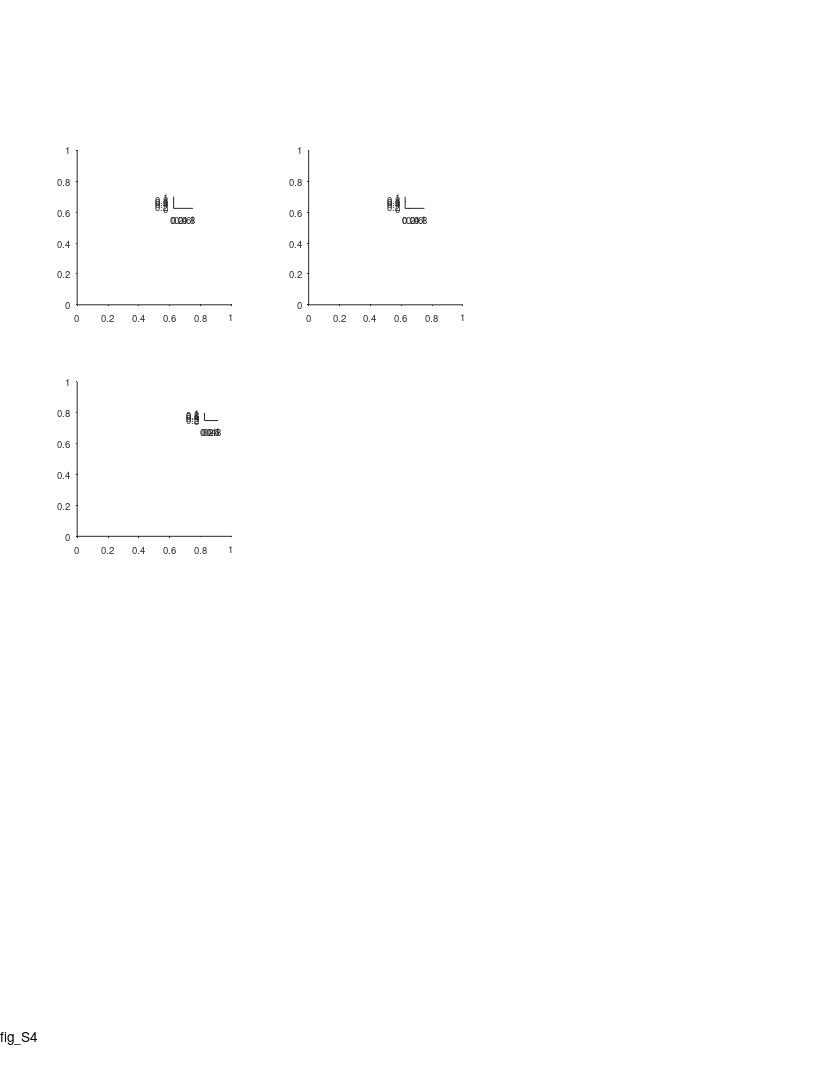

This chart was generated by the following MATLAB code: (Note: this script raises an error after producing the figure.)
%% Large Scale - supp fig - comparing the two arms

%%
clear 
clc

%% plotting options
% yscale_opt = 'linear';
yscale_opt = 'log';

%% define output files
res_dir = 'L:\paper_figures';
mkdir(res_dir)
fig_name_str = 'fig_S4';
fig_caption_str = 'compare firing patterns between the two arms (long vs. short)';
log_name_str = [fig_name_str '_log_file' '.txt'];
log_name_str = strrep(log_name_str , ':', '-');
log_name_str = strrep(log_name_str , ' ', '_');
log_name_out = fullfile(res_dir, log_name_str);

%% open log file
diary off
diary(log_name_out)
diary on
disp('Log file');
disp(['created: ', datestr(clock)]);
disp('======================================================');
disp([fig_name_str ':' fig_caption_str]);
disp('======================================================');
disp('');

%% create figure
% =========================================================================
% figure_size_cm = [21.0 29.7]; % ~A4
figure_size_cm = [21.6 27.9]; % ~US letter
figure ;
% Some WYSIWYG options:
set(gcf,'DefaultAxesFontSize',7);
set(gcf,'DefaultAxesFontName','helvetica');
set(gcf,'DefaultAxesUnits','centimeters');
set(gcf,'PaperType','usletter')
% set(gcf,'PaperType','<custom>');
set(gcf,'PaperUnits','centimeters','PaperPosition',[0 0 figure_size_cm]);
set(gcf,'PaperOrientation','portrait');
set(gcf,'Units','centimeters','Position',get(gcf,'paperPosition')+[0 0 0 0]); % position on screen...
set(gcf, 'Renderer', 'painters');
set(groot, 'defaultAxesTickDir', 'out');
set(groot,  'defaultAxesTickDirMode', 'manual');
annotation('textbox', [0.5 1 0 0], 'String',fig_name_str, 'HorizontalAlignment','center','Interpreter','none', 'FitBoxToText','on');
pause(0.2); % workaround to solve matlab automatically changing the axes positions...

% create panels
panels_size = [4 4];
panel_A(1) = axes('position', [ 2   20 panels_size]);
panel_A(2) = axes('position', [ 8   20 panels_size]);
panel_B(1) = axes('position', [ 2   14 panels_size]);
panel_B(2) = axes('position', [ 5.3 17 0.35 0.2]);
panel_A_legend(1) = axes('position', [ 4.5 22.5 0.5 0.3]);
panel_A_legend(2) = axes('position', [10.5 22.5 0.5 0.3]);

%% load population data
% =========================================================================
prm = PARAMS_GetAll();
cells_t = DS_get_cells_summary();
bats = [79,148,34,9861,2289];
cells_t(~ismember(cells_t.bat, bats ),:) = [];
cells = cellfun(@(c)(cell_load_data(c,'details')), cells_t.cell_ID, 'UniformOutput',0);
cells = [cells{:}];
cells = [cells.details];
cells(~contains({cells.brain_area}, 'CA1')) = [];
cells(~ismember([cells.ClusterQuality], [2])) = [];
cells = cellfun(@(c)(cell_load_data(c,'details','meanFR')), {cells.cell_ID}, 'UniformOutput',0);
cells = [cells{:}];
cells_details = [cells.details];
cells_ID = {cells_details.cell_ID};
meanFR = [cells.meanFR];
cells_ID([meanFR.all]>prm.inclusion.interneuron_FR_thr)=[];
clear cells stats cells_details cells_t
cells = cellfun(@(c)(cell_load_data(c,'details','stats','meanFR','stats','inclusion','signif','fields','FR_map','Ipos')), cells_ID, 'UniformOutput',0);
cells = [cells{:}];
whos cells

%% load LM data
exp_ID = 'b2289_d180615';
exp = exp_load_data(exp_ID,'LM');
LM = exp.LM;
% LM( contains({LM.name},{'ball','enter'}) ) = [];
turn_point_LM = LM( contains({LM.name},{'turn-point'}) );

%% panel A - compare fields size between short/long arms
% arrange data
fields_size = builtin('cell',length(cells),2);
for ii_dir = 1:2
    for ii_cell = 1:length(cells)
        cell = cells(ii_cell);
        if ~cell.signif(ii_dir).TF % check signif per direction
            continue;
        end
        fields = cell.fields{ii_dir};
        fields([fields.in_low_speed_area]) = []; % remove fields in low speed area
        pos = [fields.loc];
        width = [fields.width_prc];
        pos_thr = turn_point_LM.pos_proj;
        IX1 = pos <  pos_thr;
        IX2 = pos >= pos_thr;
        fields_size{ii_cell,ii_dir,1} = width(IX1);
        fields_size{ii_cell,ii_dir,2} = width(IX2);
    end
end
nFields = cellfun(@length, fields_size);
nFields(nFields==0) = nan;

% plot
% figure
for ii_dir = 1:2
    axes(panel_A(ii_dir));
%     subplot(1,2,ii_dir)
    cla
    hold on
    
    x1 = [fields_size{:,ii_dir,1}];
    x2 = [fields_size{:,ii_dir,2}];
    
    c = prm.graphics.colors.flight_directions{ii_dir};
    nBins = 15;
    h1 = histogram( x1 );
    h1.NumBins = nBins;
    h1.Normalization = 'pdf';
    h1.DisplayStyle = 'stairs';
    h1.EdgeColor = c;
    h1.LineWidth = 2; % long arm
    h2 = histogram( x2 );
    h2.NumBins = nBins;
    h2.Normalization = 'pdf';
    h2.DisplayStyle = 'stairs';
    h2.EdgeColor = c;
    h2.LineWidth = 1; % short arm
    [H,P_KS,KSSTAT] = kstest2(x1,x2);
    text(1,1,sprintf('P_{KS} = %.2f',P_KS),'Units','normalized','HorizontalAlignment','right','VerticalAlignment','top','FontSize',7);
    P_ranksum = ranksum(x1,x2);
%     text(1,0.9,sprintf('P_{Wilc}=%.2f',P_ranksum),'Units','normalized','HorizontalAlignment','right','VerticalAlignment','top','FontSize',7);
    ha=gca;
    ha.YLim(1) = 6e-4;
    ha.YScale = yscale_opt;
    ha.XRuler.TickLabelGapOffset = -1;
    ha.TickLength = [0.03 0.03];
%     title("dir "+ii_dir);
    xlabel('Field size (m)', 'Units','normalized','Position',[0.5 -0.12]);
    ylabel('Probability', 'Units','normalized','Position',[-0.20 0.5]);
end
axes(panel_A(1));
text(-0.3,1.15, 'A', 'Units','normalized','FontWeight','bold');

%% add direction arrows
arrow_vec = 0.025*[-1 1];
arrow_y = 0.915*[1 1];
clear h
h(1)=annotation('arrow',      arrow_vec +0.18, arrow_y, 'Color', prm.graphics.colors.flight_directions{1});
h(2)=annotation('arrow', flip(arrow_vec)+0.46, arrow_y, 'Color', prm.graphics.colors.flight_directions{2});
[h.HeadWidth] = disperse([5 5]);
[h.HeadLength] = disperse([5 5]);

%% legend for long/short arms
for ii_dir = 1:2
    axes(panel_A_legend(ii_dir));
    cla
    hold on
    plot([1 2], [2 2], 'Color', prm.graphics.colors.flight_directions{ii_dir}, 'LineWidth', 2); % long arm
    plot([1 2], [1 1], 'Color', prm.graphics.colors.flight_directions{ii_dir}, 'LineWidth', 1); % shorty arm
    xlim([0.5 2.5])
    text(2.5, 1, 'Short arm', 'HorizontalAlignment','left','VerticalAlignment','middle','FontSize',7);
    text(2.5, 2, 'Long arm',  'HorizontalAlignment','left','VerticalAlignment','middle','FontSize',7);
    set(gca,'visible','off');
end




%% field size ratio - from fields only in the long arm
% ------------------------------------------------------------------------
LS_field_ratio_all = nan(1,length(cells));
LS_field_ratio_dir = nan(2,length(cells));
pos_thr = turn_point_LM.pos_proj;
for ii_cell = 1:length(cells)
    cell = cells(ii_cell);
    
    %% pooled stats - check at least one direction is signif
    if any([cell.signif.TF])
        fields=[];
        for ii_dir = 1:2
            if cell.signif(ii_dir).TF 
                fields_to_add = cell.fields{ii_dir};
                % workaround to solve the problem that sometimes I don't have the
                % field 'overlap_edges'... maybe change that in 'cell_calc_fields'...
                if isfield(fields_to_add,'overlap_edges')
                    fields_to_add = rmfield(fields_to_add,'overlap_edges');
                end
                fields = [fields fields_to_add];
            end
        end
        fields([fields.in_low_speed_area])=[];
        long_arm_fields = [fields.loc] < pos_thr;
        fields = fields(long_arm_fields);
        if length(fields) >= 2
            LS_field_ratio_all(ii_cell) = max([fields.width_prc]) / min([fields.width_prc]);
        end
    end
    
    %% per dir stats - check signif per direction
    for ii_dir = 1:2
        if cell.signif(ii_dir).TF 
            fields = cell.fields{ii_dir};
            fields([fields.in_low_speed_area])=[];
            long_arm_fields = [fields.loc] < pos_thr;
            fields = fields(long_arm_fields);
            if length(fields) >= 2
                LS_field_ratio_dir(ii_dir,ii_cell) = max([fields.width_prc]) / min([fields.width_prc]);
            end
        end
    end
end

%% now plot
axes(panel_B(1));
cla
hold on
text(-0.3,1.1, 'B', 'Units','normalized','FontWeight','bold');

nBinEdges = 9;
edges = logspace(0,log10(25),nBinEdges);
h=histogram(LS_field_ratio_all(:));
h.BinEdges = edges;
h.FaceColor = 0.5*[1 1 1];
ha=gca;
ha.YScale = yscale_opt;
ha.XScale = 'log';
ha.XLim = [0 27];
ha.YLim = [7e-1 1.2*max(h.Values)];
% ha.YLim = [7e-1 100];
ha.YTick = [1 10 100];
ha.XTick = [1 2 5 10 20];
ha.YTickLabel = {'10 ^0';'10 ^1';'10 ^2'};
ha.TickDir='out';
ha.TickLength = [0.03 0.03];
ha.XRuler.TickLabelGapMultiplier = -0.35;
ha.YRuler.TickLabelGapMultiplier = 0.001;
xlabel({'Field size ratio';'largest/smallest'},'Units','normalized','Position',[0.5 -0.17]);
ylabel('No. of cells','Units','normalized','Position',[-0.20 0.5])

% add legend
axes(panel_B(2));
cla
hold on
area([0 1],[1 1], 'FaceColor',0.5*[1 1 1],'Clipping','off');
text(1.2, 0.5, 'Long arm', 'VerticalAlignment','middle', 'HorizontalAlignment','left','FontSize',7);
xlim([0 1])
ylim([0 1])
box off
set(gca,'Visible','off')


%% print/save the figure
fig_name_out = fullfile(res_dir, sprintf('%s_yscale_%s',fig_name_str,yscale_opt));
print(gcf, fig_name_out, '-dpdf', '-cmyk', '-painters');
% print(gcf, fig_name_out, '-dtiff', '-cmyk', '-painters');
% saveas(gcf , fig_name_out, 'fig');
disp('figure was successfully saved to pdf/tiff/fig formats');
